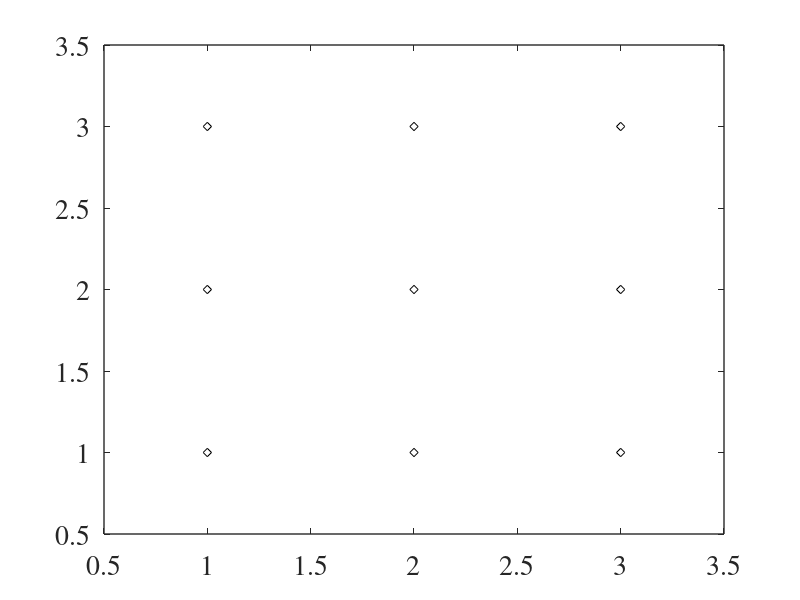

Reproduce this figure in MATLAB. (Note: this script raises an error after producing the figure.)
% 20100317
% Ben Payne <ben.is.located@gmail.com>
% site percolation: 
% http://en.wikipedia.org/wiki/Percolation_theory

set(0,'defaultaxesfontsize',20);
set(0,'defaultaxesfontname','times');
set(0,'defaultaxeslinewidth',1);
set(0,'defaultaxesbox','on');
set(0,'defaulttextfontname','times');
set(0,'defaulttextfontsize',20);
set(0,'defaulttextlinewidth',1);
set(0,'defaultlinelinewidth',2);
set(0,'defaultlinemarkersize',10);

tic;

n = 5; % size of grid
m = 5;

A=zeros(n,m); % square grid is just a 2D array, initially empty

filling_count = 0;
while (filling_count<(n*m))
  clc
  
  found=0;
  while (found==0) % keep trying random sites until an unoccupied site is found
    n_temp=ceil(n*rand); % a random integer specifying a location in the grid A
    m_temp=ceil(m*rand);
    if A(n_temp,m_temp)==1 % if the random site already is occupied, this counts as a "collision"
        found=0;
    else
        found=1;
        filling_count=filling_count+1; % keep track of how many sites are occupied
    end
  end
  A(n_temp,m_temp)=1; % once an unoccupied site is found, mark it as filled
  % only plot values of 1
  figure; surface(A,'Marker','diamond','LineStyle','none','FaceColor','none'); axis([0.5 3.5 0.5 3.5]);
  figure; surf(a,'Marker','diamond','LineStyle','none','FaceColor','none'); axis([0.5 n+.5 0.5 m+.5 0.5 1.5]);
  pause
end


% how to get a 1 or zero: ceil(2*rand)-1